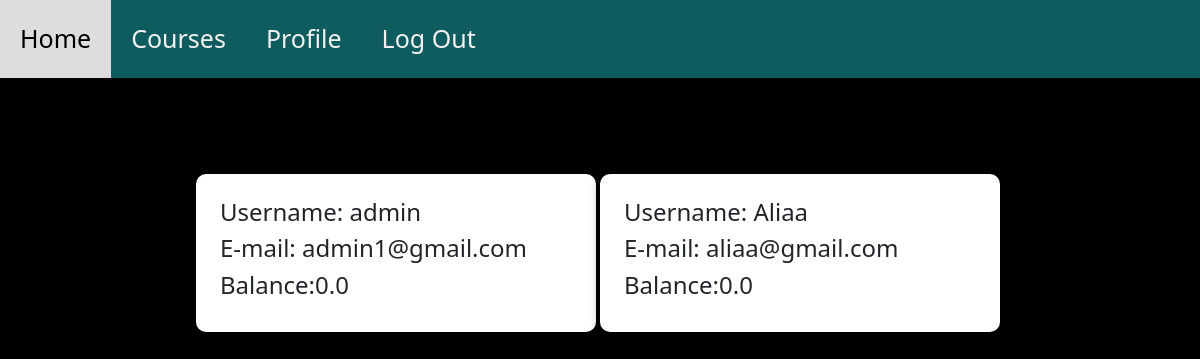
The app's page /users (signed in) with its own data.
### tables this page shows
CREATE TABLE users (
            id INTEGER PRIMARY KEY AUTOINCREMENT ,
            username TEXT NOT NULL ,
            password TEXT NOT NULL,
            email TEXT NOT NULL UNIQUE ,
            balance REAL NOT NULL DEFAULT 0.0,
            Student BOOLEAN NOT NULL,
            Instructor BOOLEAN NOT NULL
        );

### app.py (the view)
@app.route("/users")
def return_users():
    if not 'email' in session:
        flash("You are not allowed to do this action without logging in , please log in first" , "danger")
        return redirect(url_for("welcome"))
    if session['email'] == 'admin1@gmail.com':
        return render_template("users.html", courses = db.get_all_users(connection))
    return redirect(url_for("welcome"))

### db.py (called while the page is built)
def get_all_users(connection):
    cursor = connection.cursor()
    query = '''SELECT * FROM users'''
    cursor.execute(query)
    return cursor.fetchall()

### templates/users.html (shortened to what this page needs)
<!DOCTYPE html>
<html lang="en">
	<head>
		<link rel="stylesheet" href="{{ url_for('static', filename='css/bootstrap.min.css') }}" />
		<link rel="stylesheet" href="{{ url_for('static', filename='css/style.css') }}" />
	</head>
	<body>
		<div class="topnav" id="myTopnav">
			<a href="{{ url_for('home') }}">Home</a>
			<a href="{{ url_for('index') }}">Courses</a>
			<a href="{{ url_for('profile') }}">Profile</a>
			<a href="{{ url_for('logout') }}">Log Out</a>
		</div>
		<br><br>
		<div class="centered-body">
			<div class="container-fluid">
			<div class="row justify-content-center">
				{% for course in courses %}
				<div class="col-md-6 col-lg-4 form-container p-4 mt-5 me-1">
					<div class="row">
						<div class="col">
							<h4>Username: {{ course[1] }}</h4>
							<h4>E-mail: {{course[3]}}</h4>
							<h4>Balance:{{course[4]}}</h4>
						</div>
					</div>
				</div>
				{% endfor %}
			</div>
		</div>
		  </div>
	</body>
</html>

### static/css/style.css (style rules this page uses)
body { background-color: #000; min-height: 100vh; margin: 0; }
.centered-body { display: flex; justify-content: center; align-items: center; }
.form-container { background-color: #ffffff; border-radius: 10px; box-shadow: 0 0 10px rgba(0, 0, 0, 0.5); }
.topnav { overflow: hidden; background-color: #0f5c5f; }
.topnav a { float: left; display: block; color: #f2f2f2; text-align: center; padding: 20px; text-decoration: none; font-size: 25px; }

### records on screen
users: username "admin", email "admin1@gmail.com", balance "0.0"
users: username "Aliaa", email "aliaa@gmail.com", balance "0.0"
